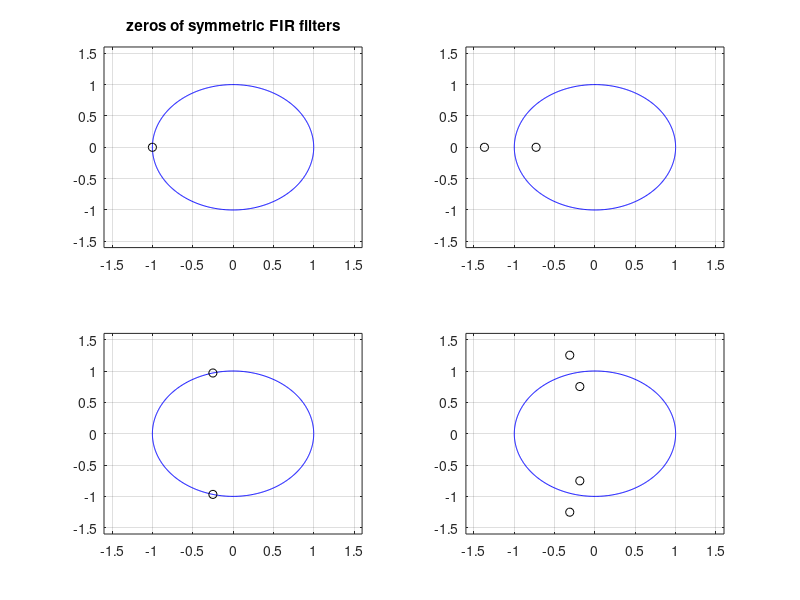

Write the MATLAB code that produced this figure.
% Zeros of symmetric FIR filters
% 4 cases
alfa=0:0.01:(2*pi);

subplot(2,2,1)
plot(cos(alfa),sin(alfa),'b'); hold on;
F=[0.5 0.5]; %FIR filter
[zi]=roots(F); 
plot(real(zi),imag(zi),'ko'); grid;
axis([-1.6 1.6 -1.6 1.6]);
title('zeros of symmetric FIR filters');

subplot(2,2,2)
plot(cos(alfa),sin(alfa),'b'); hold on;
F=[1 2.1 1]; %FIR filter
[zi]=roots(F); 
plot(real(zi),imag(zi),'ko');; grid;
axis([-1.6 1.6 -1.6 1.6]);

subplot(2,2,3)
plot(cos(alfa),sin(alfa),'b'); hold on;
F=[1 0.5 1]; %FIR filter
[zi]=roots(F); 
plot(real(zi),imag(zi),'ko');; grid;
axis([-1.6 1.6 -1.6 1.6]);

subplot(2,2,4)
plot(cos(alfa),sin(alfa),'b'); hold on;
F=[1 1 2.5 1 1]; %symmetrical FIR filter
[zi]=roots(F); 
plot(real(zi),imag(zi),'ko');; grid;
axis([-1.6 1.6 -1.6 1.6]);
